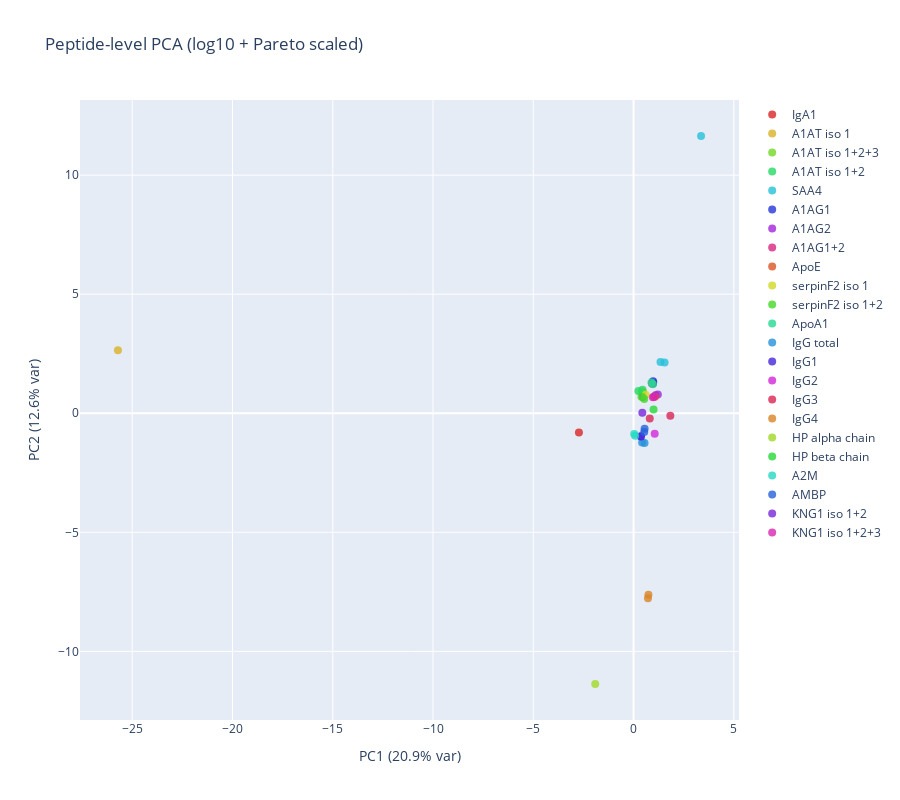

Notebook code cell kept with this figure:
### Code cell
try:
    use_only_significant = False

    if use_only_significant:
        peptide_subset = sig_peptides
    else:
        peptide_subset = df["Peptide"].dropna().unique().tolist()

    pca_df_raw = df[df["Peptide"].isin(peptide_subset)]
    data_matrix = pca_df_raw.set_index("Peptide")[value_cols].astype(float)

    data_log = np.log10(data_matrix + 1e-6)
    data_log = data_log.replace([np.inf, -np.inf], np.nan)

    data_log = data_log.dropna(axis=0, how="all")

    row_means = data_log.mean(axis=1)
    data_log = data_log.T.fillna(row_means).T

    # Pareto scaling
    row_std = data_log.std(axis=1, ddof=1)
    pareto_scale = np.sqrt(row_std)
    pareto_scale[pareto_scale == 0] = 1.0
    data_centered = data_log.sub(row_means, axis=0)
    data_pareto = data_centered.div(pareto_scale, axis=0).dropna(axis=0, how="any")

    # PCA (rows = peptides, cols = samples)
    # n_components = min(data_pareto.shape[0], data_pareto.shape[1])
    pca = PCA(n_components=2)
    pca_scores = pca.fit_transform(data_pareto.values)

    peptides_final = data_pareto.index.tolist()
    proteins_final = (
        df.loc[df["Peptide"].isin(peptides_final), ["Peptide", "Protein"]]
        .drop_duplicates("Peptide")
        .set_index("Peptide")["Protein"]
        .to_dict()
    )

    peptide_pca_df = pd.DataFrame({
        "peptide": peptides_final,
        "protein": [proteins_final.get(p, "Unknown") for p in peptides_final],
        "PC1": pca_scores[:, 0],
        "PC2": pca_scores[:, 1],
    })

    # Coloring by protein
    protein_colors = {}
    unique_proteins = peptide_pca_df["protein"].unique()
    for i, pr in enumerate(unique_proteins):
        protein_colors[pr] = f"hsl({(i * 47) % 360},70%,50%)"

    fig_pep_pca = go.Figure()
    for pr in unique_proteins:
        temp = peptide_pca_df[peptide_pca_df["protein"] == pr]
        fig_pep_pca.add_trace(
            go.Scatter(
                x=temp["PC1"],
                y=temp["PC2"],
                mode="markers",
                name=pr,
                marker=dict(size=8, opacity=0.8, color=protein_colors[pr]),
                text=temp["peptide"],
                hovertemplate="Peptide: %{text}<br>PC1: %{x:.3f}<br>PC2: %{y:.3f}<extra></extra>",
            )
        )

    fig_pep_pca.update_layout(
        title="Peptide-level PCA (log10 + Pareto scaled)",
        xaxis_title=f"PC1 ({pca.explained_variance_ratio_[0]*100:.1f}% var)",
        yaxis_title=f"PC2 ({pca.explained_variance_ratio_[1]*100:.1f}% var)",
        width=900,
        height=800,
    )
    save_figure(
        fig_pep_pca,
        "s09",
        "peptide_level_pca",
        cfg,
        OUTPUT_DIR
    )
except Exception as e:
    print(f"Error during peptide-level PCA: {e}")

### Figure 1 — Plotly figure (JSON) as saved in the notebook; plotly's stock layout.template omitted (floating-point values rounded to 4 significant figures)
{"data": [{"hovertemplate": "Peptide: %{text}<br>PC1: %{x:.3f}<br>PC2: %{y:.3f}<extra></extra>", "marker": {"color": "hsl(0,70%,50%)", "opacity": 0.8, "size": 8}, "mode": "markers", "name": "IgA1", "text": ["TPLTATLSK"], "type": "scatter", "x": [-2.725], "y": [-0.8069]}, {"hovertemplate": "Peptide: %{text}<br>PC1: %{x:.3f}<br>PC2: %{y:.3f}<extra></extra>", "marker": {"color": "hsl(47,70%,50%)", "opacity": 0.8, "size": 8}, "mode": "markers", "name": "A1AT iso 1", "text": ["AVLTIDEK", "FNKPFVFLMIEQNTK"], "type": "scatter", "x": [0.4665, -25.71], "y": [0.9103, 2.647]}, {"hovertemplate": "Peptide: %{text}<br>PC1: %{x:.3f}<br>PC2: %{y:.3f}<extra></extra>", "marker": {"color": "hsl(94,70%,50%)", "opacity": 0.8, "size": 8}, "mode": "markers", "name": "A1AT iso 1+2+3", "text": ["FLENEDR"], "type": "scatter", "x": [0.4005], "y": [0.8805]}, {"hovertemplate": "Peptide: %{text}<br>PC1: %{x:.3f}<br>PC2: %{y:.3f}<extra></extra>", "marker": {"color": "hsl(141,70%,50%)", "opacity": 0.8, "size": 8}, "mode": "markers", "name": "A1AT iso 1+2", "text": ["LSITGTYDLK", "SVLGQLGITK"], "type": "scatter", "x": [0.4461, 0.2408], "y": [0.9819, 0.9309]}, {"hovertemplate": "Peptide: %{text}<br>PC1: %{x:.3f}<br>PC2: %{y:.3f}<extra></extra>", "marker": {"color": "hsl(188,70%,50%)", "opacity": 0.8, "size": 8}, "mode": "markers", "name": "SAA4", "text": ["EALQGVGDMGR", "FRPDGLPK", "GPGGVWAAK"], "type": "scatter", "x": [1.343, 3.366, 1.548], "y": [2.148, 11.64, 2.129]}, {"hovertemplate": "Peptide: %{text}<br>PC1: %{x:.3f}<br>PC2: %{y:.3f}<extra></extra>", "marker": {"color": "hsl(235,70%,50%)", "opacity": 0.8, "size": 8}, "mode": "markers", "name": "A1AG1", "text": ["NWGLSVYADKPETTK", "TYMLAFDVNDEK", "YVGGQEHFAHLLILR"], "type": "scatter", "x": [0.9736, 0.9628, 0.9798], "y": [1.339, 1.25, 1.287]}, {"hovertemplate": "Peptide: %{text}<br>PC1: %{x:.3f}<br>PC2: %{y:.3f}<extra></extra>", "marker": {"color": "hsl(282,70%,50%)", "opacity": 0.8, "size": 8}, "mode": "markers", "name": "A1AG2", "text": ["SDVMYTDWK", "TLMFGSYLDDEK", "EHVAHLLFLR"], "type": "scatter", "x": [0.463, 1.094, 1.211], "y": [0.6828, 0.7506, 0.7837]}, {"hovertemplate": "Peptide: %{text}<br>PC1: %{x:.3f}<br>PC2: %{y:.3f}<extra></extra>", "marker": {"color": "hsl(329,70%,50%)", "opacity": 0.8, "size": 8}, "mode": "markers", "name": "A1AG1+2", "text": ["WFYIASAFR"], "type": "scatter", "x": [0.9165], "y": [1.248]}, {"hovertemplate": "Peptide: %{text}<br>PC1: %{x:.3f}<br>PC2: %{y:.3f}<extra></extra>", "marker": {"color": "hsl(16,70%,50%)", "opacity": 0.8, "size": 8}, "mode": "markers", "name": "ApoE", "text": ["LGPLVEQGR"], "type": "scatter", "x": [1.071], "y": [0.6894]}, {"hovertemplate": "Peptide: %{text}<br>PC1: %{x:.3f}<br>PC2: %{y:.3f}<extra></extra>", "marker": {"color": "hsl(63,70%,50%)", "opacity": 0.8, "size": 8}, "mode": "markers", "name": "serpinF2 iso 1", "text": ["LGNQEPGGQTALK"], "type": "scatter", "x": [0.6036], "y": [0.7796]}, {"hovertemplate": "Peptide: %{text}<br>PC1: %{x:.3f}<br>PC2: %{y:.3f}<extra></extra>", "marker": {"color": "hsl(110,70%,50%)", "opacity": 0.8, "size": 8}, "mode": "markers", "name": "serpinF2 iso 1+2", "text": ["FDPSLTQR", "DFLQSLK"], "type": "scatter", "x": [0.3947, 0.5323], "y": [0.6978, 0.5947]}, {"hovertemplate": "Peptide: %{text}<br>PC1: %{x:.3f}<br>PC2: %{y:.3f}<extra></extra>", "marker": {"color": "hsl(157,70%,50%)", "opacity": 0.8, "size": 8}, "mode": "markers", "name": "ApoA1", "text": ["DYVSQFEGSALGK", "AKPALEDLR"], "type": "scatter", "x": [0.9661, 0.8941], "y": [1.22, 1.296]}, {"hovertemplate": "Peptide: %{text}<br>PC1: %{x:.3f}<br>PC2: %{y:.3f}<extra></extra>", "marker": {"color": "hsl(204,70%,50%)", "opacity": 0.8, "size": 8}, "mode": "markers", "name": "IgG total", "text": ["DTLMISR", "NQVSLTCLVK"], "type": "scatter", "x": [0.5485, 0.4264], "y": [-1.248, -1.224]}, {"hovertemplate": "Peptide: %{text}<br>PC1: %{x:.3f}<br>PC2: %{y:.3f}<extra></extra>", "marker": {"color": "hsl(251,70%,50%)", "opacity": 0.8, "size": 8}, "mode": "markers", "name": "IgG1", "text": ["TTPPVLDSDGSFFLYSK", "GPSVFPLAPSSK"], "type": "scatter", "x": [0.3653, 0.3658], "y": [-0.9807, -0.9683]}, {"hovertemplate": "Peptide: %{text}<br>PC1: %{x:.3f}<br>PC2: %{y:.3f}<extra></extra>", "marker": {"color": "hsl(298,70%,50%)", "opacity": 0.8, "size": 8}, "mode": "markers", "name": "IgG2", "text": ["GLPAPIEK"], "type": "scatter", "x": [1.055], "y": [-0.8603]}, {"hovertemplate": "Peptide: %{text}<br>PC1: %{x:.3f}<br>PC2: %{y:.3f}<extra></extra>", "marker": {"color": "hsl(345,70%,50%)", "opacity": 0.8, "size": 8}, "mode": "markers", "name": "IgG3", "text": ["TPLGDTTHTCPR", "SCDTPPPCPR"], "type": "scatter", "x": [1.834, 0.8081], "y": [-0.1032, -0.2261]}, {"hovertemplate": "Peptide: %{text}<br>PC1: %{x:.3f}<br>PC2: %{y:.3f}<extra></extra>", "marker": {"color": "hsl(32,70%,50%)", "opacity": 0.8, "size": 8}, "mode": "markers", "name": "IgG4", "text": ["TTPPVLDSDGSFFLYSR", "GLPSSIEK"], "type": "scatter", "x": [0.7415, 0.719], "y": [-7.62, -7.771]}, {"hovertemplate": "Peptide: %{text}<br>PC1: %{x:.3f}<br>PC2: %{y:.3f}<extra></extra>", "marker": {"color": "hsl(79,70%,50%)", "opacity": 0.8, "size": 8}, "mode": "markers", "name": "HP alpha chain", "text": ["TEGDGVYTLNNEK"], "type": "scatter", "x": [-1.91], "y": [-11.37]}, {"hovertemplate": "Peptide: %{text}<br>PC1: %{x:.3f}<br>PC2: %{y:.3f}<extra></extra>", "marker": {"color": "hsl(126,70%,50%)", "opacity": 0.8, "size": 8}, "mode": "markers", "name": "HP beta chain", "text": ["VGYVSGWGR"], "type": "scatter", "x": [0.9973], "y": [0.1522]}, {"hovertemplate": "Peptide: %{text}<br>PC1: %{x:.3f}<br>PC2: %{y:.3f}<extra></extra>", "marker": {"color": "hsl(173,70%,50%)", "opacity": 0.8, "size": 8}, "mode": "markers", "name": "A2M", "text": ["AIGYLNTGYQR", "NEDSLVFVQTDK"], "type": "scatter", "x": [0.03225, 0.07895], "y": [-0.8742, -0.9472]}, {"hovertemplate": "Peptide: %{text}<br>PC1: %{x:.3f}<br>PC2: %{y:.3f}<extra></extra>", "marker": {"color": "hsl(220,70%,50%)", "opacity": 0.8, "size": 8}, "mode": "markers", "name": "AMBP", "text": ["ETLLQDFR", "GVCEETSGAYEK"], "type": "scatter", "x": [0.5514, 0.532], "y": [-0.6479, -0.7838]}, {"hovertemplate": "Peptide: %{text}<br>PC1: %{x:.3f}<br>PC2: %{y:.3f}<extra></extra>", "marker": {"color": "hsl(267,70%,50%)", "opacity": 0.8, "size": 8}, "mode": "markers", "name": "KNG1 iso 1+2", "text": ["QVVAGLNFR"], "type": "scatter", "x": [0.4373], "y": [0.02351]}, {"hovertemplate": "Peptide: %{text}<br>PC1: %{x:.3f}<br>PC2: %{y:.3f}<extra></extra>", "marker": {"color": "hsl(314,70%,50%)", "opacity": 0.8, "size": 8}, "mode": "markers", "name": "KNG1 iso 1+2+3", "text": ["YFIDFVAR", "TVGSDTFYSFK"], "type": "scatter", "x": [0.9647, 1.016], "y": [0.673, 0.6935]}], "layout": {"height": 800, "title": {"text": "Peptide-level PCA (log10 + Pareto scaled)"}, "width": 900, "xaxis": {"title": {"text": "PC1 (20.9% var)"}}, "yaxis": {"title": {"text": "PC2 (12.6% var)"}}}}
